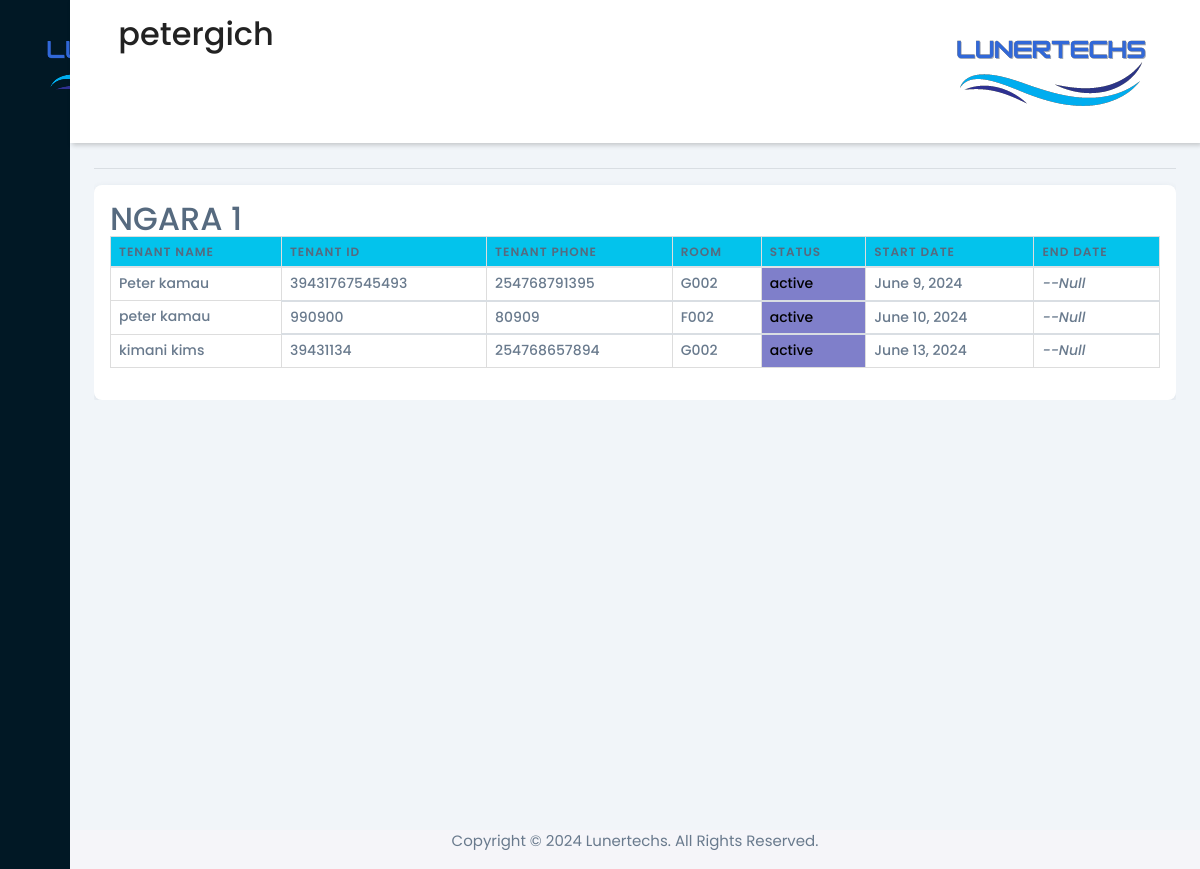
Page /tenants (signed in) on the committed database.
### rentalapp/models.py (models this page shows, shortened)
class House(models.Model):
    name = models.CharField(max_length=254, blank=False)
    owner = models.ForeignKey(Owner, null=True, on_delete=models.SET_NULL)
    cover_image = models.ImageField(upload_to='houses/')
    county = models.CharField(max_length=50)
    subcounty = models.CharField(max_length=50)
    ward = models.CharField(max_length=50)
    latitude = models.DecimalField(max_digits=9, decimal_places=6)
    longitude = models.DecimalField(max_digits=9, decimal_places=6)
    no_houses = models.IntegerField(default=0)
    no_floors=models.IntegerField(default=1)
    def __str__(self):
        return self.name

class Tenancy(models.Model):
    tenant = models.ForeignKey(Tenant, on_delete=models.CASCADE)
    is_current = models.BooleanField(default=True)
    start_date = models.DateField()
    end_date = models.DateField(null=True, blank=True)
    room = models.ForeignKey(Room, on_delete=models.SET_NULL, null=True, blank=True)

class Tenant(models.Model):
    name = models.CharField(max_length=254)
    phone = models.CharField(max_length=50, unique=True)
    tenant_id = models.IntegerField(unique=True)
    user = models.ForeignKey(User, on_delete=models.SET_NULL, null=True)

class Room(models.Model):
    SINGLE_ROOM = 'single_room'
    BEDSITTER = 'bedsitter'
    ONE_BEDROOM = 'one_bedroom'
    TWO_BEDROOM = 'two_bedroom'
    THREE_BEDROOM = 'three_bedroom'
    FOUR_BEDROOM = 'four_bedroom'
    FIVE_BEDROOM = 'five_bedroom'
    TYPE_CHOICES = [
        (SINGLE_ROOM, 'Single Room'),
        (BEDSITTER, 'Bedsitter'),
        (ONE_BEDROOM, 'One Bedroom'),
        (TWO_BEDROOM, 'Two Bedroom'),
        (THREE_BEDROOM, 'Three Bedroom'),
        (FOUR_BEDROOM, 'Four Bedroom'),
        (FIVE_BEDROOM, 'Five Bedroom'),
    ]
    house = models.ForeignKey(House, on_delete=models.CASCADE)
    htype = models.CharField(max_length=20, choices=TYPE_CHOICES)
    house_number = models.CharField(max_length=50)
    DAILY = "daily"
    WEEKLY = "weekly"
    MONTHLY = "monthly"
    YEARLY = "yearly"
    RATE_CHOICES = [
        (DAILY, "Daily"),
        (WEEKLY, "Weekly"),
        (MONTHLY, "Monthly"),
        (YEARLY, "Yearly"),
    ]
    rate = models.CharField(max_length=50, choices=RATE_CHOICES)
    price = models.IntegerField(default=0)
    floor=models.CharField(max_length=50,default="ground")

### rentalapp/views.py (the view)
# urls.py: path("tenants",views.tenants,name="tenants"),
@login_required(login_url="ownerslogin")
def tenants(request):
    if isowner(request):
        owner=Owner.objects.get(user=request.user)
        o_houses=owner_houses(owner)
        housetenants=[]
        for house in o_houses:
            tenants=htenants(house,"all")
            if tenants:
                housetenants.append({"house":house,"tenants":tenants})
        if housetenants !=[]:
            return render(request,"tenants.html",{"objects":housetenants})
        else:
             return render(request,"tenants.html")
    else:
        logout(request)
        return redirect("ownerslogin")

### rentalapp/views.py (called while the page is built, shortened)
def owner_houses(user):
    if House.objects.filter(owner=user).exists():
        return House.objects.filter(owner=user)
    else:
        return None

def isowner(request):
    try:
        owner=Owner.objects.get(user=request.user)
        return Owner.objects.get(user=request.user)
    except:
        return False

def htenants(house,cat):
    if cat=="all":
        if Tenancy.objects.filter(room__house__name=house).exists():
            return Tenancy.objects.filter(is_current=True,room__house__name=house)
        else:
            return False

### templates/tenants.html (shortened to what this page needs)
{% load static %}
<!DOCTYPE html>
<html lang="en">
  <head>
    <link href="https://maxcdn.bootstrapcdn.com/bootstrap/4.5.2/css/bootstrap.min.css" rel="stylesheet">
    <link href="https://stackpath.bootstrapcdn.com/bootstrap/4.5.2/css/bootstrap.min.css" rel="stylesheet">
    <link
      rel="stylesheet"
      href="https://maxst.icons8.com/vue-static/landings/line-awesome/line-awesome/1.3.0/css/line-awesome.min.css"
    />
    <link rel="stylesheet" href="https://cdnjs.cloudflare.com/ajax/libs/font-awesome/6.0.0-beta3/css/all.min.css">
    <link href="https://maxcdn.bootstrapcdn.com/bootstrap/4.5.2/css/bootstrap.min.css" rel="stylesheet">
    <link href="https://stackpath.bootstrapcdn.com/bootstrap/4.5.2/css/bootstrap.min.css" rel="stylesheet">
    <link
      rel="stylesheet"
      href="https://maxst.icons8.com/vue-static/landings/line-awesome/line-awesome/1.3.0/css/line-awesome.min.css"
    />
    <link rel="stylesheet" href="https://unpkg.com/leaflet/dist/leaflet.css" />
    <link href="{% static 'styles.css' %}" rel="stylesheet" />
    <link href="{% static 'core.css' %}" rel="stylesheet" />
  </head>
  <body>
    <div class="sidebar">
      <div class="sidebar-brand">
        <h2>
        </h2>
      </div>
      <div class="sidebar-menu">
        <ul>
          <li>
            <a href="{% url 'ownershome' %}">
              <span class="las la-igloo"></span>
            </a>
          </li>
          <li>
            <a href="{% url 'ownersprofile' %}">
              <span class="las la-users"></span>
            </a>
          </li>
          <li>
            <a href="{% url 'tenants' %}">
              <span class="las la-id-card"></span>
            </a>
          </li>
          <li>
            <a href="{% url 'rooms' %}">
              <span class="las la-car"></span>
            </a>
          </li>
          <li>
            <a href="{% url 'addhouses' %}">
              <span class="las la-receipt"></span>
            </a>
          </li>
          <li>
            <a href="#">
              <span class="las la-clipboard-check"></span>
            </a>
          </li>
          <li>
            <a href="#">
              <span class="las la-clipboard-check"></span>
            </a>
          </li>
        </ul>
        <ul class="bottom-menu">
          <li>
            <a href="#">
              <span class="las la-sign-out-alt"></span>
            </a>
          </li>
        </ul>
      </div>
    </div>
    <div class="main-content">
      <header>
        <h2>
          <label for="nav-toggle">
            <span class="las la-bars"></span>
          </label>
          {{ request.user.username }}
        </h2>
        <img style="position:relative;max-height:2%" src="{% static 'img/logo.png' %}">
      </header>
      <main style="margin-top:15vh;">
        <div class="scrollable-table">
          {% for house in objects%}
          <hr>
          <div style="min-width:max-content;"class="card p-3 ">
          <h2>{{house.house.name}}
          <table class="table">
            <thead>
              <tr class="bg-info">
                <th>TENANT NAME</th>
                <th>TENANT ID</th>
                <th>TENANT PHONE</th>
                <th>ROOM</th>
                <th>STATUS</th>
                <th>START DATE</th>
                <th>END DATE</th>
              </tr>
            </thead>
            <tbody>
              {% for tenant in house.tenants %}
               <tr class="table rooms-row" onclick="popup({{tenant.tenant.id}})">
                <td style="font-size:14px">{{tenant.tenant.name}}</td>
                <td style="font-size:14px">{{tenant.tenant.tenant_id}}</td>
                <td style="font-size:14px">{{tenant.tenant.phone}}</td>
                <td style="font-size:14px">{{tenant.room.house_number}}</td>
                {% if tenant.is_current%}
                <td style="color:black;font-size:14px;background-color:rgba(0,0,150,0.5);">active</td>
                {% else %}
                <td style="color:black;font-size:14px;background-color:rgba(150,90,90,0.5);">former</td>
                {% endif%}
                <td style="font-size:14px">{{tenant.start_date}}</td>
                {% if tenant.end_date == Null%}
                <td style="font-size:14px;font-style:italic;">--Null</td>
                {% else%}
                <td style="font-size:14px">{{tenant.end_date}}</td>
                {% endif%}
              </tr>
              {% endfor %}
            </tbody>
          </table>
        </div>
          {% endfor %}
        </div>
      </main>
      <footer style="bottom-margin:0;">
        <p style="text-align: center;">Copyright &#169; 2024 Lunertechs. All Rights Reserved.</p>
      </footer>
    </div>
  </body>
</html>

### static/styles.css (style rules this page uses)
:root { --main-color: #011825; --color-dark: #311e1d; --text-grey: #8390a2; }
* { padding: 0; margin: 0; box-sizing: border-box; list-style-type: none; text-decoration: none; font-family: "Poppins", sans-serif; }
.sidebar { width: 345px; position: fixed; left: 0; top: 0; height: 100%; background: var(--main-color); z-index: 100%; transition: width 300ms; }
.sidebar-brand { height: 90px; padding: 1rem 0rem 1rem 2rem; color: #fff; }
.sidebar-menu { margin-top: 1rem; }
.sidebar-menu li { width: 100%; margin-bottom: 1.7rem; padding-left: 1rem; }
.sidebar-menu a { padding-left: 1rem; display: block; color: #fff; font-size: 1.1rem; }
.sidebar-menu a span:first-child { font-size: 1.5rem; padding-right: 1rem; }
.bottom-menu { list-style: none; padding: 0; position: absolute; bottom: 0; width: 100%; }
.bottom-menu li { display: block; padding: 10px 20px; background-color: var(--main-color); }
.bottom-menu li a { text-decoration: none; color: #fff; }
.main-content { transition: margin-left 300ms; margin-left: 345px; }
header { background: #fff; display: flex; justify-content: space-between; padding: 1rem 1.5rem; box-shadow: 2px 2px 5px rgba(0, 0, 0, 0.2); position: fixed; left: 345px; width: calc(100% - 345px); top: 0; z-index: 100; transition: width 300ms; }
header h2 { color: #222; }
header label span { font-size: 1.7rem; padding-right: 1rem; }
main { margin-top: 85px; padding: 2rem 1.5rem; background: #f1f5f9; min-height: calc(100vh - 90px); }
@media only screen and (max-width: 1200px) { .sidebar { width: 70px; } }
@media only screen and (max-width: 1200px) { .sidebar .sidebar-brand, .sidebar .sidebar li { padding-left: 1rem; text-align: center; } }
@media only screen and (max-width: 1200px) { .sidebar li a { padding-left: 0rem; } }
@media only screen and (max-width: 1200px) { .main-content { margin-left: 70px; } }
@media only screen and (max-width: 1200px) { .main-content header { width: calc(100% - 70px); left: 70px; } }

### templates/tenants.html (style rules this page uses)
.scrollable-table { overflow-x: auto; }
.scrollable-table table { width: 100%; border-collapse: collapse; }
.scrollable-table th, .scrollable-table td { padding: 8px; text-align: left; border: 1px solid #ddd; }

### rows in the picture
House: house.name "NGARA 1"
Tenancy: tenant.name "Peter kamau", tenant.tenant_id "39431767545493", tenant.phone "254768791395", room.house_number "G002", is_current "active", start_date "June 9, 2024", shows "--Null"
Tenancy: tenant.name "peter kamau", tenant.tenant_id "990900", tenant.phone "80909", room.house_number "F002", is_current "active", start_date "June 10, 2024", shows "--Null"
Tenancy: tenant.name "kimani kims", tenant.tenant_id "39431134", tenant.phone "254768657894", room.house_number "G002", is_current "active", start_date "June 13, 2024", shows "--Null"

### other values in the picture
{{ request.user.username }} "petergich"
